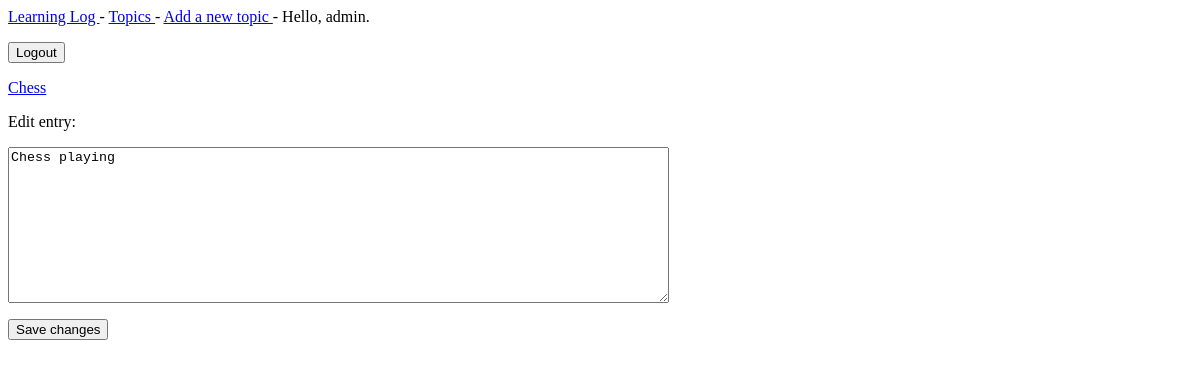
The app's page /edit_entry/1/ (signed in), older data.
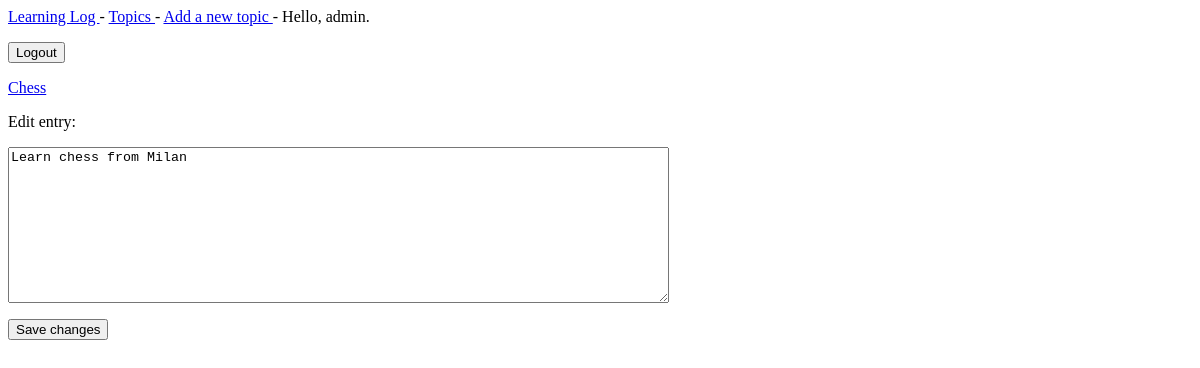
The same page, newer data.
### logs/models.py (models this page shows, shortened)
class Entry(models.Model):
    topic = models.ForeignKey(Topic, on_delete=models.CASCADE)
    text = models.TextField()
    date_added = models.DateTimeField(auto_now_add=True)
    class Meta:
        verbose_name_plural = 'entries'

### logs/views.py (the view)
# urls.py: path('edit_entry/<int:entry_id>/', views.edit_entry, name='edit_entry'),
def edit_entry(request, entry_id):
    entry = Entry.objects.get(id=entry_id)
    topic = entry.topic
    if request.method != "POST":
        form = EntryForm(instance=entry)
    else:
        form = EntryForm(instance=entry, data=request.POST)
        if form.is_valid():
            form.save()
            return redirect('logs:topic', topic_id=topic.id)
    context = {'entry': entry, 'topic': topic, 'form': form}
    return render(request, 'edit_entry.html', context)

### logs/forms.py
class EntryForm(forms.ModelForm):
    class Meta:
        model = Entry
        fields = ['text']
        labels = {'text': ''}
        widgets = {'text': forms.Textarea(attrs={'cols': 80})}

### logs/models.py (called while the page is built)
    def __str__(self):
        return f"{self.text[:50]}"

### logs/templates/edit_entry.html (shortened to what this page needs)
{% extends "base.html" %}
{% block content %}
    <p><a href="{% url 'logs:topic' topic.id %}">{{ topic }}</a></p>
    <p>Edit entry:</p>
    <form action="{% url 'logs:edit_entry' entry.id %}" method='post'>
        {{ form.as_p }}
        <button name="submit">Save changes</button>
    </form>
{% endblock content %}

Row changes from the older to the newer data that the page shows:
changed Entry: text "Chess playing" → "Learn chess from Milan"
